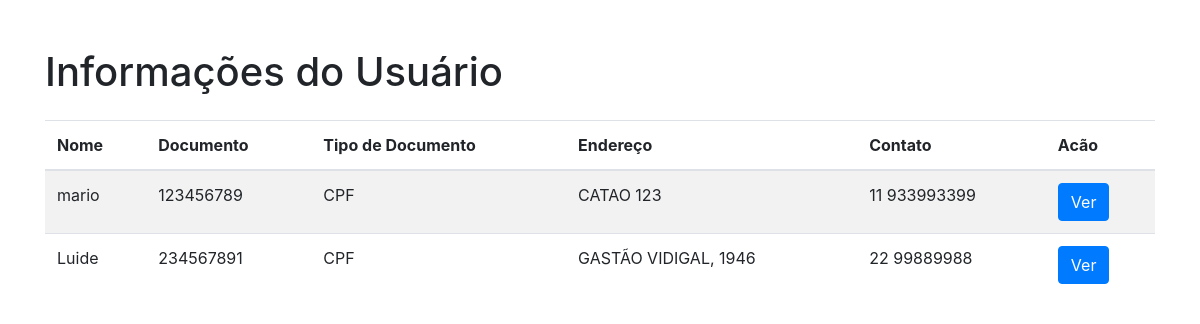
Screenshot of /cotistas/listar with the database file from the repository.
### model.py (models this page shows)
class Person(SQLModel, table=True):
	id: Optional[int] = Field(default=None, primary_key=True)
	name:str
	doc:str
	tipe_doc:str
	adress: str
	contact:str
	titles:List['Title']=Relationship()

### person.py (the view)
@person.route('/listar', methods = ['GET','POST'])
def list():
    data = model.get_person_default()
    return render_template('person/list.html', data=data)

### model.py (called while the page is built)
def get_person_default():
	with Session(engine) as session:
		query = select(Person) #.join(Question_exam)
		data = session.exec(query).all()
		return data

### templates/person/list.html (shortened to what this page needs)
{% extends 'base.html' %}
{% block content %}
<body>
    <div class="container mt-5">
        <h1 class="mb-4">Informações do Usuário</h1>
        <table class="table table-striped">
            <thead>
                <tr>
                    <th scope="col">Nome</th>
                    <th scope="col">Documento</th>
                    <th scope="col">Tipo de Documento</th>
                    <th scope="col">Endereço</th>
                    <th scope="col">Contato</th>
                    <th scope="col">Acão</th>
                </tr>
            </thead>
            <tbody>
                {% if data:%}
                    {%for x in data:%}
                    <tr>
                        <td>{{x.name}}</td>
                        <td>{{x.doc}}</td>
                        <td>{{x.tipe_doc}}</td>
                        <td>{{x.adress}}</td>
                        <td>{{x.contact}}</td>
                        <td>
                          <a href="{{url_for('person.view', id=x.id)}}">
                              <button class="btn btn-primary">
                                  Ver
                              </button>
                          </a>
                      </td>
                    </tr>
                    {%endfor%}
                {%else:%}
                    <tr>
                        <td>nao existem dados</td>
                        <td></td>
                        <td></td>
                    </tr>
                {%endif%}
            </tbody>
        </table>
    </div>
</body>
{% endblock %}

### rows the page displays
Person: name "mario", doc "123456789", tipe_doc "CPF", adress "CATAO 123", contact "11 933993399"
Person: name "Luide", doc "234567891", tipe_doc "CPF", adress "GASTÃO VIDIGAL, 1946", contact "22 99889988"
